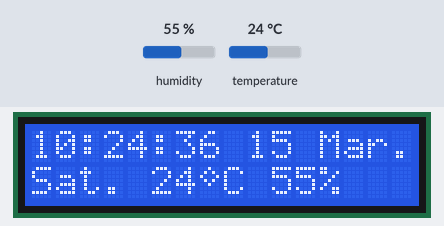
This sketch was run on a simulated Arduino Uno, built with avr-gcc and run on an emulated ATmega328P. Parts: 16×2 character LCD. The inputs (shaded band) are chosen by the test bench; at power-on: temperature 24 °C, humidity 55 %. The local clock reads 2024-03-15 10:24:30 at power-on unless the sketch sets it.

Above: at 6.3 s.
6.4 s: temperature set to 10.6 °C
At 8.0 s:
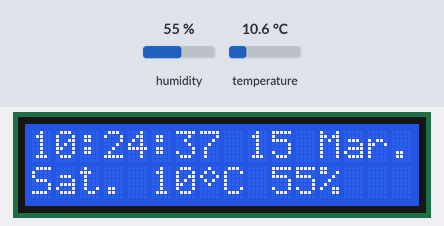
9.7 s: temperature set to 9.4 °C
At 11.7 s:
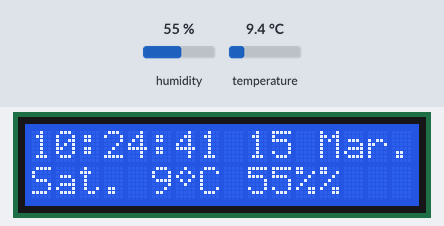
15.7 s: humidity set to 22 %
At 18.3 s:
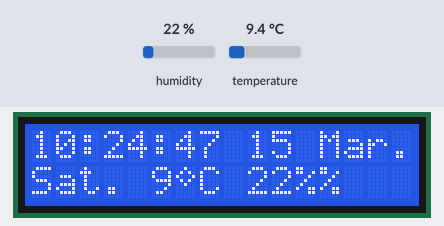
20.0 s: humidity set to 40 %
At 22.4 s:
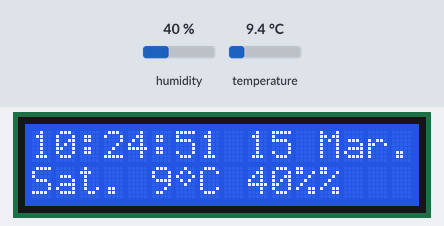
Timing chart, 0 to 23.9 s (numbered marks = the images above; inputs shaded):
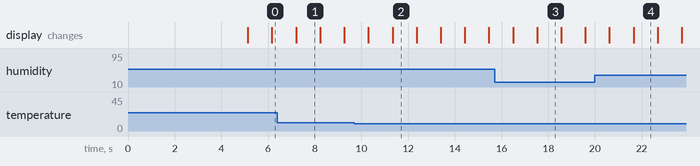

The sketch:

main.ino
```cpp
#include <LiquidCrystal_I2C.h>
#include <virtuabotixRTC.h>
#include "DHT.h"

#define DHTPIN 2
#define DHTTYPE DHT22

DHT dht(DHTPIN, DHTTYPE);

LiquidCrystal_I2C lcd(0x27,16,2);

virtuabotixRTC rtcTime(6, 7, 8);

const char* weekdays[7] = {"Mon", "Tue", "Wed", "Thu", "Fri", "Sat", "Sun"};
const char* months[12] = {"Jan","Feb","Mar","April","May","Jun","Jul","Aug","Sep","Oct","Nov","Dec"};

byte degree[8] = {
  B00100,
  B01010,
  B10001,
  B01010,
  B00100,
  B00000,
  B00000,
  B00000
};

void setup() {
  //Set time
  //rtcTime.setDS1302Time(5, 13, 13, 2, 22, 6, 2022);

  lcd.init();
  lcd.clear();
  lcd.backlight();

  //Comment for 5 seconds
  lcd.setCursor(0,0);
  lcd.print("Clock, date and");
  lcd.setCursor(0,1);
  lcd.print("thermometre.");
  delay(5000);

  lcd.createChar(1,degree);

  dht.begin();
}

void loop() {
  rtcTime.updateTime();

  lcd.setCursor(0,0);

  //Time
  if(rtcTime.hours<10) lcd.print("0");
  lcd.print(rtcTime.hours);
  lcd.print(":");
  if(rtcTime.minutes<10) lcd.print("0");
  lcd.print(rtcTime.minutes);
  lcd.print(":");
  if(rtcTime.seconds<10) lcd.print("0");
  lcd.print(rtcTime.seconds);

  //Date
  lcd.print(" ");
  lcd.print(rtcTime.dayofmonth);
  lcd.print(" ");
  lcd.print(months[rtcTime.month-1]);
  lcd.print(".");

  //Weekday
  lcd.setCursor(0,1);
  lcd.print(weekdays[rtcTime.dayofweek-1]);
  lcd.print(". ");

  //Thermometre
  int humidity = dht.readHumidity();
  int temperature = dht.readTemperature();
  lcd.print(temperature);
  lcd.write(byte(1));
  lcd.print("C ");
  lcd.print(humidity);
  lcd.print("%");

  delay(1000);
}
```

Measured:
- the behaviour switches between 10 and 9.9 °C on temperature (found by bisection; images 1 and 2)
- after the input at 9.7 s, the display: first differs from a run without the input after 1.6 s (image 2)
- what the display in image 1 shows lasts 1.0 s, from 7.2 s to 8.2 s
